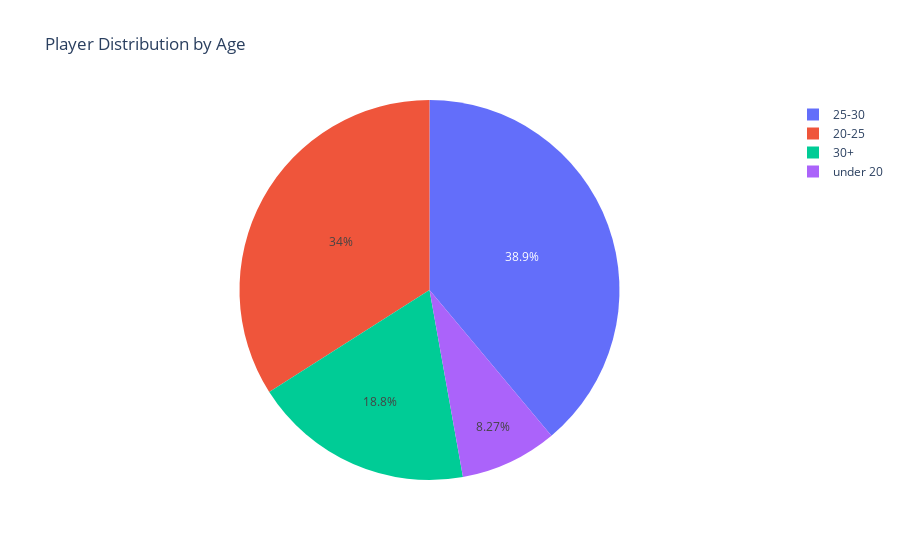

Notebook code for this chart:
### Code cell
import plotly.express as px
fig = px.pie(values=listofage,
             names=['under 20','20-25','25-30','30+'],
             title='Player Distribution by Age')

fig.show()

### Figure 1 — Plotly figure (JSON) as saved in the notebook; plotly's stock layout.template omitted (floating-point values rounded to 4 significant figures)
{"data": [{"domain": {"x": [0, 1], "y": [0, 1]}, "hovertemplate": "label=%{label}<br>value=%{value}<extra></extra>", "labels": ["under 20", "20-25", "25-30", "30+"], "legendgroup": "", "name": "", "showlegend": true, "type": "pie", "values": [44, 181, 207, 100]}], "layout": {"legend": {"tracegroupgap": 0}, "title": {"text": "Player Distribution by Age"}}}
